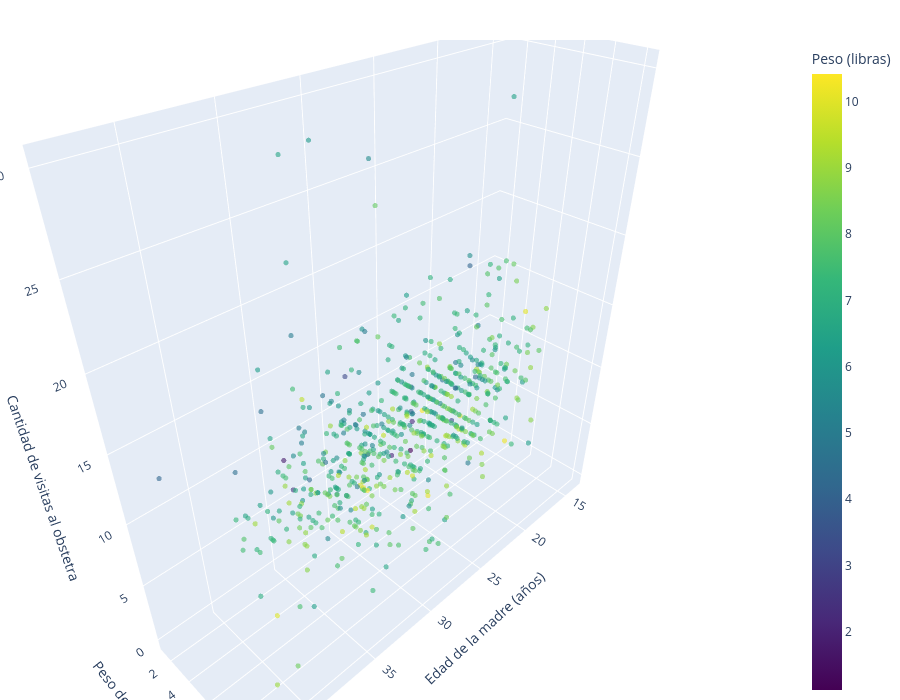

Notebook code cell kept with this figure:
### Code cell
grafico_3d_interactivo("mage", "visits")

### Figure 1 — Plotly figure (JSON) as saved in the notebook; plotly's stock layout.template omitted (floating-point values rounded to 4 significant figures; data arrays with more than 128 entries replaced by an {"elided": "..."} marker saying what was removed)
{"data": [{"hovertemplate": "mage=%{x}<br>weight=%{marker.color}<br>visits=%{z}<extra></extra>", "legendgroup": "", "marker": {"color": {"elided": "675 float values"}, "coloraxis": "coloraxis", "opacity": 0.6, "size": 3, "symbol": "circle"}, "mode": "markers", "name": "", "scene": "scene", "showlegend": false, "type": "scatter3d", "x": {"elided": "675 int values"}, "y": {"elided": "675 float values"}, "z": {"elided": "675 float values"}}], "layout": {"coloraxis": {"autocolorscale": false, "colorbar": {"title": {"text": "Peso (libras)"}}, "colorscale": [[0, "#440154"], [0.1111, "#482878"], [0.2222, "#3e4989"], [0.3333, "#31688e"], [0.4444, "#26828e"], [0.5556, "#1f9e89"], [0.6667, "#35b779"], [0.7778, "#6ece58"], [0.8889, "#b5de2b"], [1, "#fde725"]]}, "height": 700, "legend": {"tracegroupgap": 0}, "margin": {"b": 0, "l": 0, "r": 0, "t": 40}, "scene": {"domain": {"x": [0, 1], "y": [0, 1]}, "xaxis": {"title": {"text": "Edad de la madre (años)"}}, "yaxis": {"title": {"text": "Peso del bebé al nacer (libras)"}}, "zaxis": {"title": {"text": "Cantidad de visitas al obstetra"}}}}}
